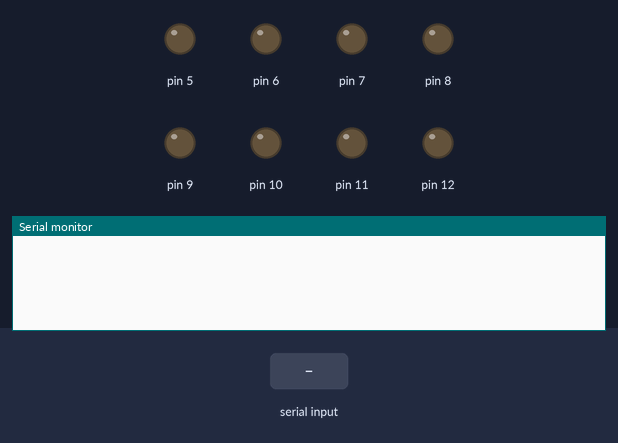
The sketch below on a simulated Arduino Mega 2560, built for the host (arithmetic inside an expression is 32-bit, double 64-bit). Shown: output pins drawn as LEDs (lit = HIGH), the last lines printed to the serial monitor. The inputs (shaded band) are chosen by the test bench.

Above: at 1.2 s.
1.3 s: "F*" received over the second serial link
At 2.1 s:
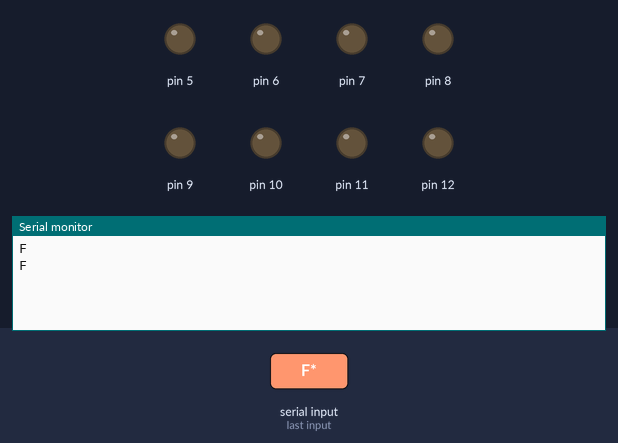
2.8 s: "B*" received over the second serial link
At 3.3 s:
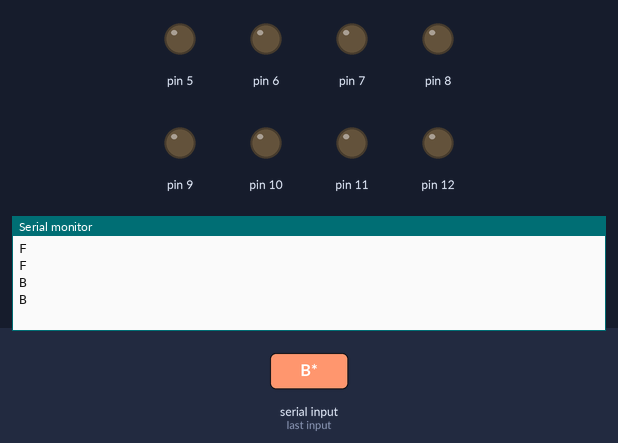
4.3 s: "L*" received over the second serial link
At 5.6 s:
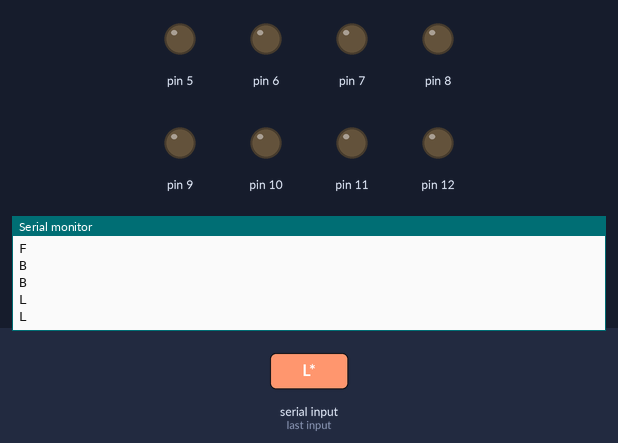

Measured:
- after the input at 1.3 s, the serial monitor: prints a new line at once (image 1)
- after the input at 2.8 s, the serial monitor: prints a new line at once (image 2)
- after the input at 4.3 s, the serial monitor: prints a new line at once (image 3)

The sketch:

Class.ino
```cpp
#include <SoftwareSerial.h>
#include "motor.h"
SoftwareSerial BTSerial(3, 2);  //Tx,Rx
motor motor1(5, 6);             //RX,TX
motor motor2(7, 8);
motor motor3(9, 10);
motor motor4(11, 12);
int power;

void setup() {
  Serial.begin(9600);
  BTSerial.begin(38400);
  //Serial1.begin(9600);
  // Serial.println("ATcommand");
  motor1.init();
  motor2.init();
  motor3.init();
  motor4.init();  //ATcommand Start
}

void loop() {
  if (Serial1.available())
  //   Serial.write(BTSerial.read());
  //   motor1.drive(100);
  //   motor2.drive(100);
  // if (Serial.available())
  //   BTSerial.write(Serial.read());
  //if(Serial.available())


  {
    //Serial.println(Serial1.readStringUntil('*'));
    String ch = Serial1.readStringUntil('*');
    String X = ch.substring(ch.indexOf('X') + 1, ch.indexOf('Y'));
    String Y = ch.substring(ch.lastIndexOf('Y')+1,ch.lastIndexOf('*'));
    //int powerX = X.toInt();
    Serial.println(X);
    Serial.println(Y);
    if (ch == 'F') {
      power = 100;
    } else if (ch == 'B') {
      power = -100;
    } else if (ch == 'L') {
      power = 50;
    } else if (ch == 'R') {
      power = -50;
    }
    // else
    // {
    //   power=0;
    // }
    //Serial.println(ch);
    // motor1.drive(powerX);
  }
  // motor2.drive(power);
  // motor3.drive(power);
  // motor4.drive(power);
}
```

motor.h
```cpp
#include "Arduino.h"
class motor{
  private:
          int pin1,pin2,pow;
  public:
        motor(int pinR,int pinL){
          pin2=pinL;
          pin1=pinR;
        }
  void init(){
    pinMode(pin1, OUTPUT);
    pinMode(pin2 , OUTPUT);
  }
  void drive(int p){
        if(p>0)
        {
          analogWrite(pin1, p);
          digitalWrite(pin2, 0);
        }
        else if(p<0)
        {
          analogWrite(pin2, p);
          digitalWrite(pin1, 0);
        }
        else
        {
          digitalWrite(pin1, 0);
          digitalWrite(pin2, 0);
        }
  }
};
```
